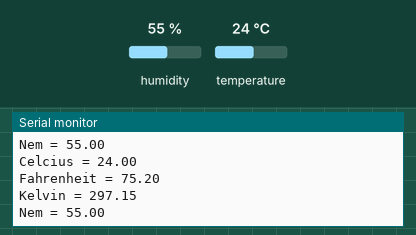
Simulated run of this sketch. Board: Arduino Uno, built with avr-gcc and run on an emulated ATmega328P. On the bench: the last lines printed to the serial monitor. Inputs (shaded band) come from the test bench; at power-on: humidity 55 %, temperature 24 °C.

Above: at 4.8 s.
4.9 s: humidity set to 22 %
At 9.3 s:
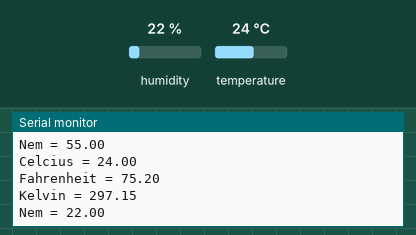
9.9 s: temperature set to 12 °C
At 13.3 s:
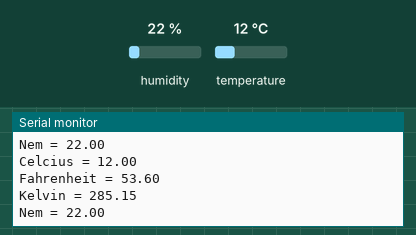
14.9 s: humidity set to 40 %
At 17.3 s:
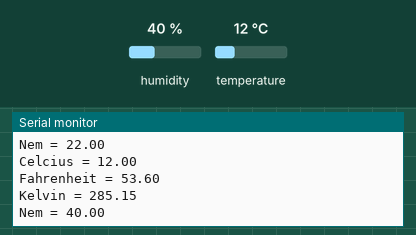
Timing chart, 0 to 18.8 s (numbered marks = the images above; inputs shaded):
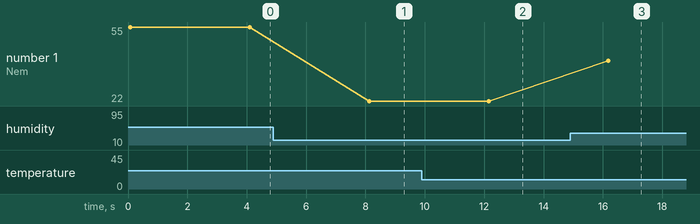

The sketch:

problemseti_3_dht11.ino
```cpp
#include <dht.h>

dht DHT;
#define DHT11_PIN 7
void setup()
{
  Serial.begin(9600);
}

void loop()
{
  int okunanDeger = DHT.read11(DHT11_PIN);

  Serial.print("Celcius = ");
  Serial.println(DHT.temperature);

  Serial.print("Fahrenheit = ");
  Serial.println(DHT.temperature *1.8+32);

  Serial.print("Kelvin = ");
  Serial.println(DHT.temperature + 273.15);

  Serial.print("Nem = ");
  Serial.println(DHT.humidity);
  delay(4000);
}
```

Measured:
- after the input at 4.9 s, the serial monitor: prints a new line after 3.2 s (image 1)
- after the input at 9.9 s, the serial monitor: prints a new line after 2.2 s (image 2)
- after the input at 14.9 s, the serial monitor: prints a new line after 1.3 s (image 3)
- plotted number 1: 55 → 22 after the input at 4.9 s, 22 → 40 after the input at 14.9 s
